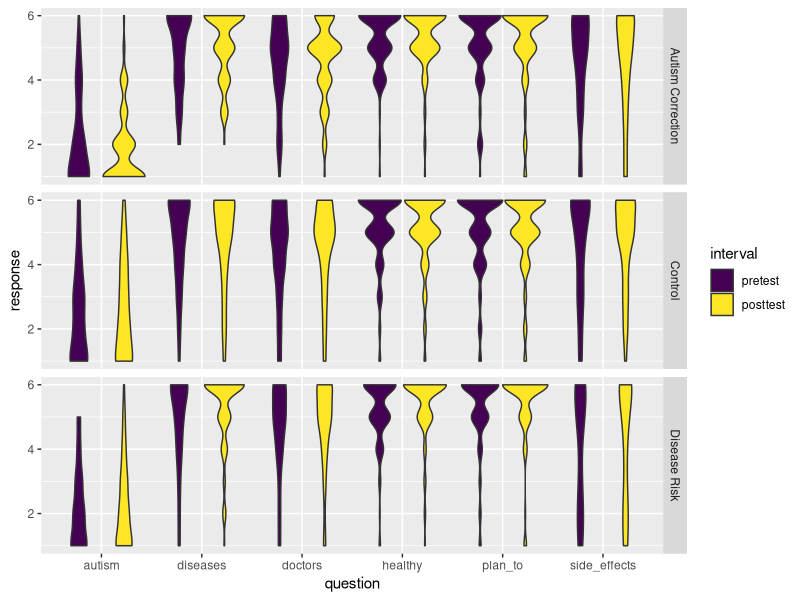
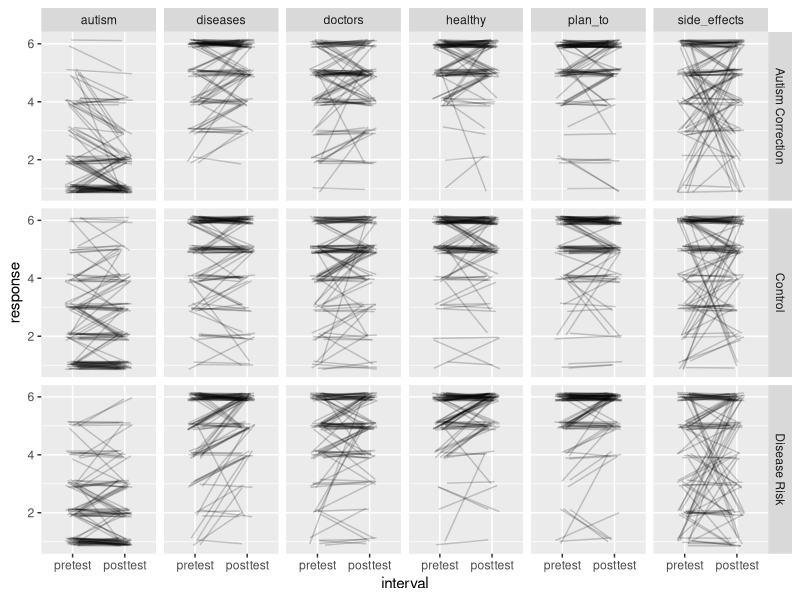

Reproduce these figures in R, in order.
# Yeah, the standard Hadley stack. /sigh
library(readxl)
library(tidyr)
library(dplyr)
library(ggplot2)


# Gather and clean the data -----------------------------------------------

# Generates warnings, but only for the Ps who didn't do day 2
expData <- read_excel("Vacc_HPHH_publicDataset.xlsx", sheet = 2)

# Just a bit of data cleaning
expData.clean <- expData %>%
  # Add a subject number
  mutate(subject_number = 1:nrow(.)) %>%
  # Just exclude Ps who didn't do day 2 and failed the attention checks
  filter(Returned == 1,
         `AttentionCheck_PostTest (if = 4 then include)` == 4,
         `AttentionChecks_Sum(include if = 4)` == 4,
         Paid_Attention == 1)

# Get all the dependent measures into a DF
questionnaireData <- expData.clean %>%
  # pull out the columns and use BETTER NAMES (jeez Zach)
  select(subject_number,
         intervention = Condition,
         pretest.healthy = Healthy_VaxscalePretest,
         posttest.healthy = Healthy_VaxscalePosttest,
         pretest.diseases = Diseases_VaxScalePretest,
         posttest.diseases = Diseases_VaxScalePosttest,
         pretest.doctors = Doctors_VaxScalePreTest,
         posttest.doctors = Doctors_VaxScalePostTest,
         pretest.side_effects = Sideeffects_VaxScalePreTest,
         posttest.side_effects = Sideeffects_VaxScalePostTest,
         pretest.plan_to = Planto_VaxScalePreTest,
         posttest.plan_to = Planto_VaxScalePostTest,
         pretest.autism = Autism_PreTest,
         posttest.autism = AutismAttitude_PostTest) %>%
  # reverse-code the approrpiate columns
  mutate(pretest.diseases = 7 - pretest.diseases,
         posttest.diseases = 7 - posttest.diseases,
         pretest.side_effects = 7 - pretest.side_effects,
         posttest.side_effects = 7 - posttest.side_effects) %>%
  # "tidy" the data
  gather("question", "response", -subject_number, -intervention) %>%
  separate(question, c("interval", "question"), sep = "\\.") %>% 
  mutate(interval = factor(interval, c("pretest", "posttest"), ordered = TRUE))


# Some plots --------------------------------------------------------------

p1 <- ggplot(questionnaireData, aes(x = question, y = response, fill = interval)) +
  geom_violin() + 
  facet_grid(intervention ~ .)
print(p1)

p2 <- ggplot(questionnaireData, aes(x = interval, y = response, group = subject_number)) + 
  geom_line(alpha = 0.2, position = position_jitter(w = 0.15, h = 0.15)) + 
  facet_grid(intervention ~ question)
print(p2)

